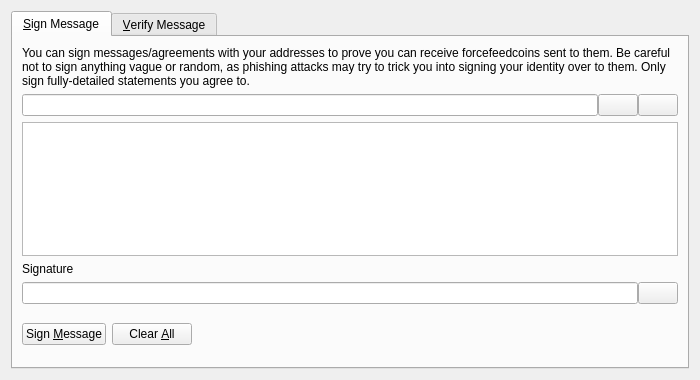
<?xml version="1.0" encoding="UTF-8"?>
<ui version="4.0">
 <class>SignVerifyMessageDialog</class>
 <widget class="QDialog" name="SignVerifyMessageDialog">
  <property name="geometry">
   <rect>
    <x>0</x>
    <y>0</y>
    <width>700</width>
    <height>380</height>
   </rect>
  </property>
  <property name="windowTitle">
   <string>Signatures - Sign / Verify a Message</string>
  </property>
  <property name="modal">
   <bool>true</bool>
  </property>
  <layout class="QVBoxLayout" name="verticalLayout">
   <item>
    <widget class="QTabWidget" name="tabWidget">
     <property name="currentIndex">
      <number>0</number>
     </property>
     <widget class="QWidget" name="tabSignMessage">
      <attribute name="title">
       <string>&amp;Sign Message</string>
      </attribute>
      <layout class="QVBoxLayout" name="verticalLayout_SM">
       <item>
        <widget class="QLabel" name="infoLabel_SM">
         <property name="text">
          <string>You can sign messages/agreements with your addresses to prove you can receive forcefeedcoins sent to them. Be careful not to sign anything vague or random, as phishing attacks may try to trick you into signing your identity over to them. Only sign fully-detailed statements you agree to.</string>
         </property>
         <property name="textFormat">
          <enum>Qt::PlainText</enum>
         </property>
         <property name="wordWrap">
          <bool>true</bool>
         </property>
        </widget>
       </item>
       <item>
        <layout class="QHBoxLayout" name="horizontalLayout_1_SM">
         <property name="spacing">
          <number>0</number>
         </property>
         <item>
          <widget class="QValidatedLineEdit" name="addressIn_SM">
           <property name="toolTip">
            <string>The Litecoin address to sign the message with</string>
           </property>
          </widget>
         </item>
         <item>
          <widget class="QPushButton" name="addressBookButton_SM">
           <property name="toolTip">
            <string>Choose previously used address</string>
           </property>
           <property name="text">
            <string/>
           </property>
           <property name="icon">
            <iconset resource="../bitcoin.qrc">
             <normaloff>:/icons/address-book</normaloff>:/icons/address-book</iconset>
           </property>
           <property name="shortcut">
            <string>Alt+A</string>
           </property>
           <property name="autoDefault">
            <bool>false</bool>
           </property>
          </widget>
         </item>
         <item>
          <widget class="QPushButton" name="pasteButton_SM">
           <property name="toolTip">
            <string>Paste address from clipboard</string>
           </property>
           <property name="text">
            <string/>
           </property>
           <property name="icon">
            <iconset resource="../bitcoin.qrc">
             <normaloff>:/icons/editpaste</normaloff>:/icons/editpaste</iconset>
           </property>
           <property name="shortcut">
            <string>Alt+P</string>
           </property>
           <property name="autoDefault">
            <bool>false</bool>
           </property>
          </widget>
         </item>
        </layout>
       </item>
       <item>
        <widget class="QPlainTextEdit" name="messageIn_SM">
         <property name="toolTip">
          <string>Enter the message you want to sign here</string>
         </property>
        </widget>
       </item>
       <item>
        <widget class="QLabel" name="signatureLabel_SM">
         <property name="text">
          <string>Signature</string>
         </property>
         <property name="textFormat">
          <enum>Qt::PlainText</enum>
         </property>
        </widget>
       </item>
       <item>
        <layout class="QHBoxLayout" name="horizontalLayout_2_SM">
         <property name="spacing">
          <number>0</number>
         </property>
         <item>
          <widget class="QLineEdit" name="signatureOut_SM">
           <property name="font">
            <font>
             <italic>true</italic>
            </font>
           </property>
           <property name="readOnly">
            <bool>true</bool>
           </property>
          </widget>
         </item>
         <item>
          <widget class="QPushButton" name="copySignatureButton_SM">
           <property name="toolTip">
            <string>Copy the current signature to the system clipboard</string>
           </property>
           <property name="text">
            <string/>
           </property>
           <property name="icon">
            <iconset resource="../bitcoin.qrc">
             <normaloff>:/icons/editcopy</normaloff>:/icons/editcopy</iconset>
           </property>
           <property name="autoDefault">
            <bool>false</bool>
           </property>
          </widget>
         </item>
        </layout>
       </item>
       <item>
        <layout class="QHBoxLayout" name="horizontalLayout_3_SM">
         <item>
          <widget class="QPushButton" name="signMessageButton_SM">
           <property name="toolTip">
            <string>Sign the message to prove you own this Litecoin address</string>
           </property>
           <property name="text">
            <string>Sign &amp;Message</string>
           </property>
           <property name="icon">
            <iconset resource="../bitcoin.qrc">
             <normaloff>:/icons/edit</normaloff>:/icons/edit</iconset>
           </property>
           <property name="autoDefault">
            <bool>false</bool>
           </property>
          </widget>
         </item>
         <item>
          <widget class="QPushButton" name="clearButton_SM">
           <property name="toolTip">
            <string>Reset all sign message fields</string>
           </property>
           <property name="text">
            <string>Clear &amp;All</string>
           </property>
           <property name="icon">
            <iconset resource="../bitcoin.qrc">
             <normaloff>:/icons/remove</normaloff>:/icons/remove</iconset>
           </property>
           <property name="autoDefault">
            <bool>false</bool>
           </property>
          </widget>
         </item>
         <item>
          <spacer name="horizontalSpacer_1_SM">
           <property name="orientation">
            <enum>Qt::Horizontal</enum>
           </property>
           <property name="sizeHint" stdset="0">
            <size>
             <width>40</width>
             <height>48</height>
            </size>
           </property>
          </spacer>
         </item>
         <item>
          <widget class="QLabel" name="statusLabel_SM">
           <property name="font">
            <font>
             <weight>75</weight>
             <bold>true</bold>
            </font>
           </property>
           <property name="text">
            <string/>
           </property>
           <property name="wordWrap">
            <bool>true</bool>
           </property>
          </widget>
         </item>
         <item>
          <spacer name="horizontalSpacer_2_SM">
           <property name="orientation">
            <enum>Qt::Horizontal</enum>
           </property>
           <property name="sizeHint" stdset="0">
            <size>
             <width>40</width>
             <height>48</height>
            </size>
           </property>
          </spacer>
         </item>
        </layout>
       </item>
      </layout>
     </widget>
     <widget class="QWidget" name="tabVerifyMessage">
      <attribute name="title">
       <string>&amp;Verify Message</string>
      </attribute>
      <layout class="QVBoxLayout" name="verticalLayout_VM">
       <item>
        <widget class="QLabel" name="infoLabel_VM">
         <property name="text">
          <string>Enter the receiver's address, message (ensure you copy line breaks, spaces, tabs, etc. exactly) and signature below to verify the message. Be careful not to read more into the signature than what is in the signed message itself, to avoid being tricked by a man-in-the-middle attack. Note that this only proves the signing party receives with the address, it cannot prove sendership of any transaction!</string>
         </property>
         <property name="textFormat">
          <enum>Qt::PlainText</enum>
         </property>
         <property name="alignment">
          <set>Qt::AlignLeading|Qt::AlignLeft|Qt::AlignTop</set>
         </property>
         <property name="wordWrap">
          <bool>true</bool>
         </property>
        </widget>
       </item>
       <item>
        <layout class="QHBoxLayout" name="horizontalLayout_1_VM">
         <property name="spacing">
          <number>0</number>
         </property>
         <item>
          <widget class="QValidatedLineEdit" name="addressIn_VM">
           <property name="toolTip">
            <string>The Litecoin address the message was signed with</string>
           </property>
          </widget>
         </item>
         <item>
          <widget class="QPushButton" name="addressBookButton_VM">
           <property name="toolTip">
            <string>Choose previously used address</string>
           </property>
           <property name="text">
            <string/>
           </property>
           <property name="icon">
            <iconset resource="../bitcoin.qrc">
             <normaloff>:/icons/address-book</normaloff>:/icons/address-book</iconset>
           </property>
           <property name="shortcut">
            <string>Alt+A</string>
           </property>
           <property name="autoDefault">
            <bool>false</bool>
           </property>
          </widget>
         </item>
        </layout>
       </item>
       <item>
        <widget class="QPlainTextEdit" name="messageIn_VM"/>
       </item>
       <item>
        <widget class="QValidatedLineEdit" name="signatureIn_VM"/>
       </item>
       <item>
        <layout class="QHBoxLayout" name="horizontalLayout_2_VM">
         <item>
          <widget class="QPushButton" name="verifyMessageButton_VM">
           <property name="toolTip">
            <string>Verify the message to ensure it was signed with the specified Litecoin address</string>
           </property>
           <property name="text">
            <string>Verify &amp;Message</string>
           </property>
           <property name="icon">
            <iconset resource="../bitcoin.qrc">
             <normaloff>:/icons/transaction_0</normaloff>:/icons/transaction_0</iconset>
           </property>
           <property name="autoDefault">
            <bool>false</bool>
           </property>
          </widget>
         </item>
         <item>
          <widget class="QPushButton" name="clearButton_VM">
           <property name="toolTip">
            <string>Reset all verify message fields</string>
           </property>
           <property name="text">
            <string>Clear &amp;All</string>
           </property>
           <property name="icon">
            <iconset resource="../bitcoin.qrc">
             <normaloff>:/icons/remove</normaloff>:/icons/remove</iconset>
           </property>
           <property name="autoDefault">
            <bool>false</bool>
           </property>
          </widget>
         </item>
         <item>
          <spacer name="horizontalSpacer_1_VM">
           <property name="orientation">
            <enum>Qt::Horizontal</enum>
           </property>
           <property name="sizeHint" stdset="0">
            <size>
             <width>40</width>
             <height>48</height>
            </size>
           </property>
          </spacer>
         </item>
         <item>
          <widget class="QLabel" name="statusLabel_VM">
           <property name="font">
            <font>
             <weight>75</weight>
             <bold>true</bold>
            </font>
           </property>
           <property name="text">
            <string/>
           </property>
           <property name="wordWrap">
            <bool>true</bool>
           </property>
          </widget>
         </item>
         <item>
          <spacer name="horizontalSpacer_2_VM">
           <property name="orientation">
            <enum>Qt::Horizontal</enum>
           </property>
           <property name="sizeHint" stdset="0">
            <size>
             <width>40</width>
             <height>48</height>
            </size>
           </property>
          </spacer>
         </item>
        </layout>
       </item>
      </layout>
     </widget>
    </widget>
   </item>
  </layout>
 </widget>
 <customwidgets>
  <customwidget>
   <class>QValidatedLineEdit</class>
   <extends>QLineEdit</extends>
   <header>qvalidatedlineedit.h</header>
  </customwidget>
 </customwidgets>
 <resources>
  <include location="../bitcoin.qrc"/>
 </resources>
 <connections/>
</ui>
